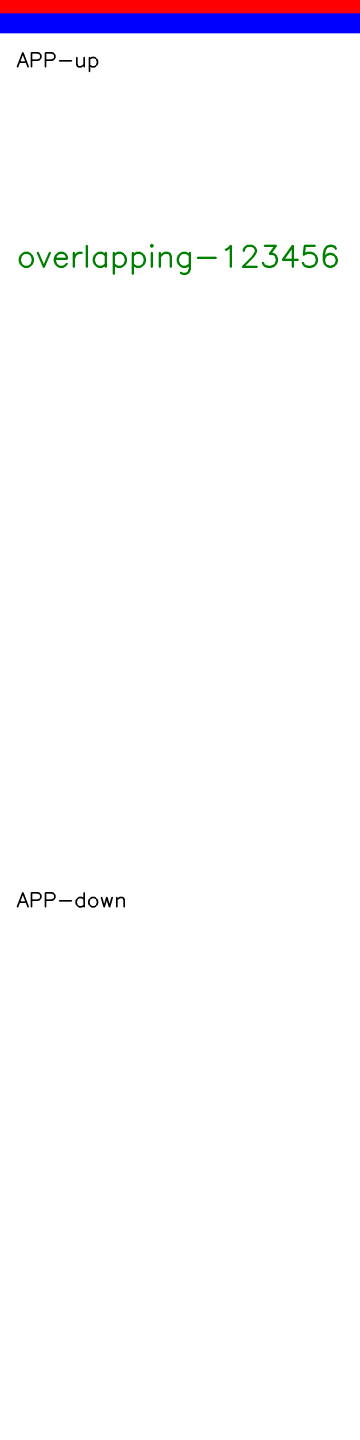
#> input picture ut/merged_img.png, 1080 x 4320 px (shown at 1/3 size); its folder holds only this picture in this run
$ python -i image_hash_comparison.py   (imports and definitions only)
#> lines starting #> are read from the running program, lines starting #| are printed output that depends on the picture
#> further down, picture is the input picture: shape (4320, 1080, 3); mean B, G, R 251.4, 248.3, 250.2
import cv2
import numpy as np

def binary_to_hex(binary_str):
    """将二进制字符串转换为十六进制字符串
    >>> binary_to_hex('0000')
    '0'
    >>> binary_to_hex('1111')
    'F'
    >>> binary_to_hex('10101010')
    'AA'
    >>> binary_to_hex('00001111')
    '0F'
    >>> binary_to_hex('11110000')
    'F0'
    >>> binary_to_hex('01010101')
    '55'
    >>> binary_to_hex('10000000')
    '80'
    >>> binary_to_hex('00000001')
    '01'
    >>> binary_to_hex('11111111')
    'FF'
    >>> binary_to_hex('00000000')
    '00'
    """
    # 确保二进制字符串长度是4的倍数
    pad_length = (4 - len(binary_str) % 4) % 4
    binary_str += "0" * pad_length
    hex_str = ""
    for i in range(0, len(binary_str), 4):
        hex_str += format(int(binary_str[i : i + 4], 2), "x")
    return hex_str.upper()


def compute_noise_robust_hash(img, block_size=8, hash_size=16):
    """
    计算对JPEG噪声鲁棒的图像哈希值
    同一图像的不同JPEG压缩版本将生成相似的哈希
    >>> get_hash('1750984821.5956340.8464') == get_hash('1750985101.8147630.9073')
    True
    >>> get_hash('1750984852.1473000.3871') == get_hash('1750985101.8147630.9073')
    False
    >>> get_hash('1750984852.1473000.3871') == get_hash('1750985110.3414990.7427')
    True
    >>> get_hash('/2025-09-28/1759064048.2266470.8613.png') == get_hash('/2025-10-07/1759832531.5021150.5943.jpg')
    False
    >>> get_hash('/2025-09-28/1759064071.3923230.5161.jpg') == get_hash('/2025-10-07/1759832531.5021150.5943.jpg')
    False
    >>> get_hash('/2025-09-28/1759064071.3923230.5161.jpg') == get_hash('/2025-09-28/1759064048.2266470.8613.png')
    False
    >>> get_hash('/2025-09-28/1759064048.2266470.8613.png') == get_hash('/2025-09-28/1759064048.2266470.8613.png')
    True
    >>> get_hash('/2025-09-28/1759064048.2266470.8613.jpg') == get_hash('/2025-09-28/1759064048.2266470.8613.jpg')
    True
    """
#> called with block_size = 8, hash_size = 16
    try:
        # 转为灰度图
        gray = cv2.cvtColor(img, cv2.COLOR_BGR2GRAY)
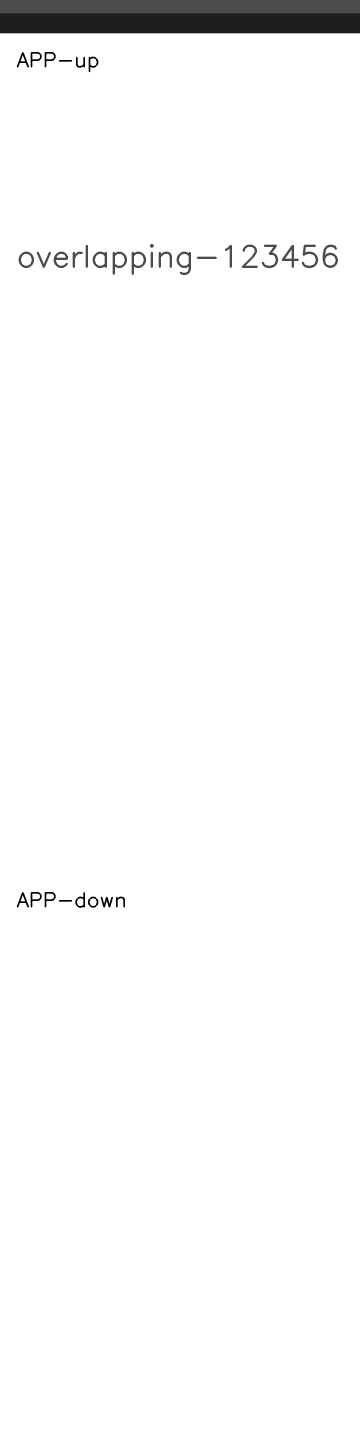
#> gray: shape (4320, 1080) (shown at 1/3 size); min 0, max 255, mean 249.2

        # 中值滤波去除椒盐噪声
        gray = cv2.medianBlur(gray, 3)

        # 调整亮度和对比度，减少JPEG压缩带来的差异
        gray = cv2.normalize(gray, None, 0, 255, cv2.NORM_MINMAX)

        # 缩放图像到固定大小
        img_size = hash_size * block_size
        resized = cv2.resize(gray, (img_size, img_size), interpolation=cv2.INTER_AREA)
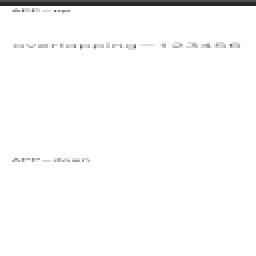
#> resized: shape (128, 128) (shown 2 times larger); min 37, max 255, mean 249.2

        # 分块计算中位数
        blocks = []
        for i in range(hash_size):
            row = []
            for j in range(hash_size):
                block = resized[
                    i * block_size : (i + 1) * block_size,
                    j * block_size : (j + 1) * block_size,
                ]
                median = np.median(block)
                row.append(median)
            blocks.append(row)
#> after the loop, blocks = 16 items

        # 生成二值哈希 - 使用相对阈值（与右侧和下方块比较）
        bits = []
        for i in range(hash_size):
            for j in range(hash_size):
                # 获取当前块的中位数
                current = blocks[i][j]

                # 计算参考值：右侧和下方块的平均（处理边界情况）
                neighbors = []
                if j < hash_size - 1:
                    neighbors.append(blocks[i][j + 1])
                if i < hash_size - 1:
                    neighbors.append(blocks[i + 1][j])

                # 如果没有邻居（只有一个块的情况），使用全局中位数作为备选
                if not neighbors:
                    global_median = np.median(np.array(blocks).flatten())
                    ref_value = global_median
                else:
                    ref_value = np.mean(neighbors)

                # 加入微小epsilon避免等于的情况
                epsilon = 1e-6
                bits.append(1 if current > ref_value + epsilon else 0)
#> after the loop, bits = 256 values, max 1 at index 0, min 0 at index 1, mean 0.00391

        return binary_to_hex("".join([str(bit) for bit in bits]))

    except Exception as e:
        print(f"计算哈希时出错: {e}")
        return None


def compute_noise_robust_hash_fpath(fpath):
    return compute_noise_robust_hash(cv2.imread(fpath))

# [13 lines not run here, left out]

>>> import cv2
>>> picture = cv2.imread('ut/merged_img.png')
>>> result = compute_noise_robust_hash(picture)

$ run again, on ut/test_down.png
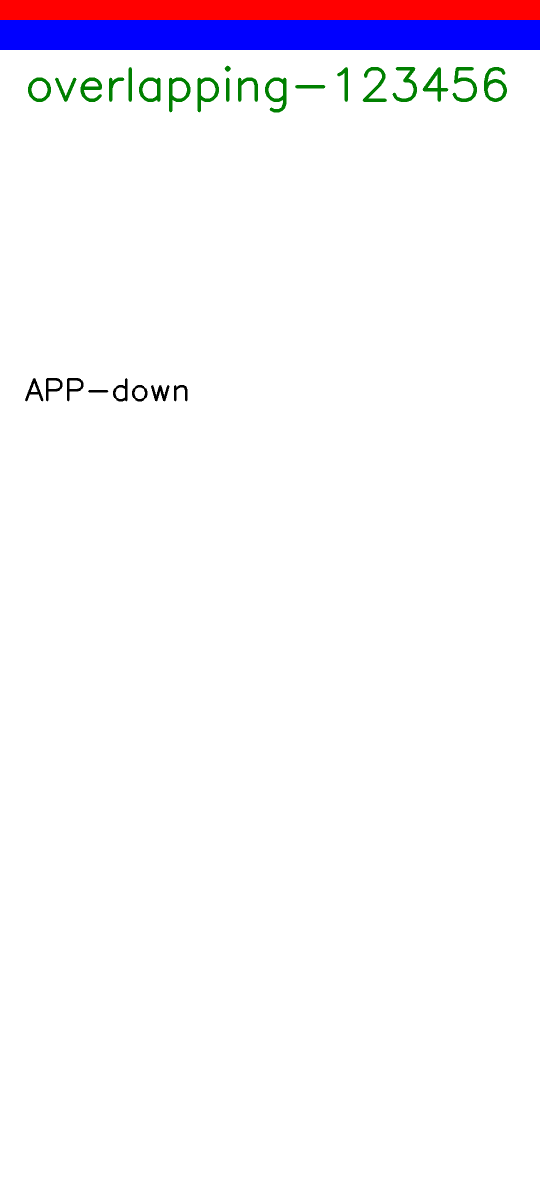
#> input picture ut/test_down.png, 1080 x 2400 px (shown at 1/2 size)
#> picture is the input picture: shape (2400, 1080, 3); mean B, G, R 248.8, 243.2, 246.7
#> in compute_noise_robust_hash, `gray = cv2.cvtColor(img, cv2.COLOR_BGR2GRAY)`:
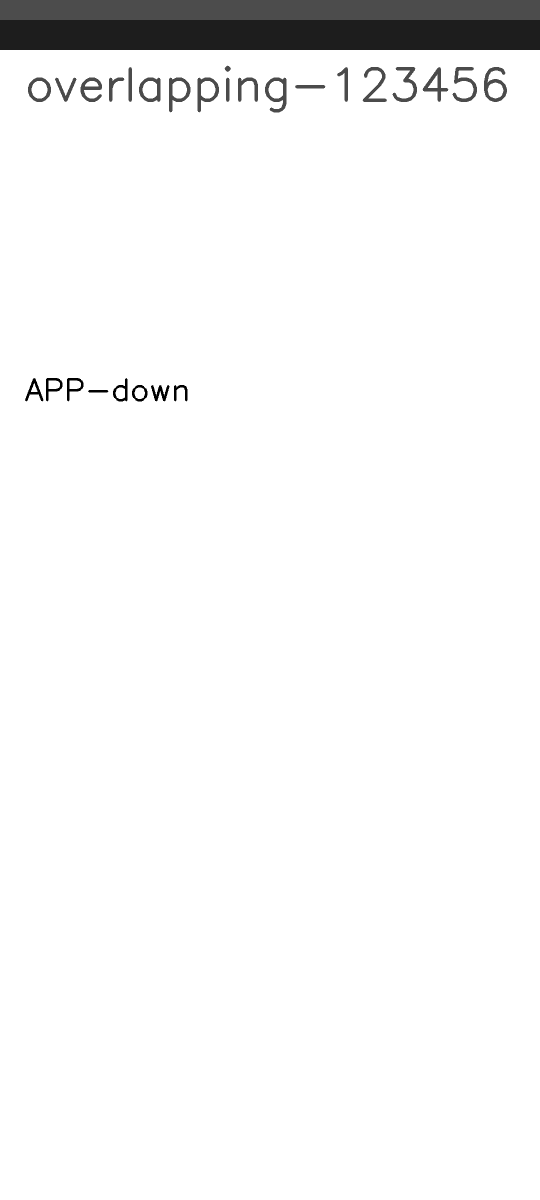
#> gray: shape (2400, 1080) (shown at 1/2 size); min 0, max 255, mean 244.9
#> in compute_noise_robust_hash, `resized = cv2.resize(gray, (img_size, img_size), interpolation=cv2.INT..`:
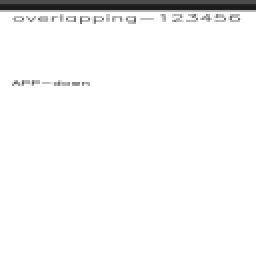
#> resized: shape (128, 128) (shown 2 times larger); min 29, max 255, mean 244.9
#> after the loop in compute_noise_robust_hash, `for i in range(hash_size):`: blocks = 16 items
#> after the loop in compute_noise_robust_hash, `for i in range(hash_size):`: bits = 256 values from 0 to 0

$ run again, on ut/test_up.png
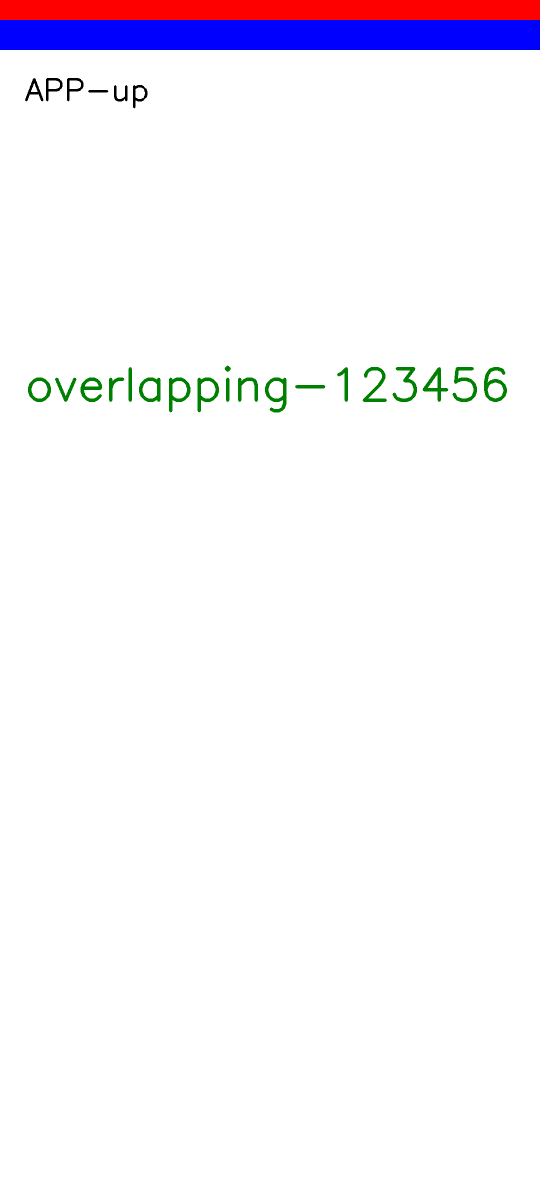
#> input picture ut/test_up.png, 1080 x 2400 px (shown at 1/2 size)
#> picture is the input picture: shape (2400, 1080, 3); mean B, G, R 248.9, 243.3, 246.8
#> in compute_noise_robust_hash, `gray = cv2.cvtColor(img, cv2.COLOR_BGR2GRAY)`:
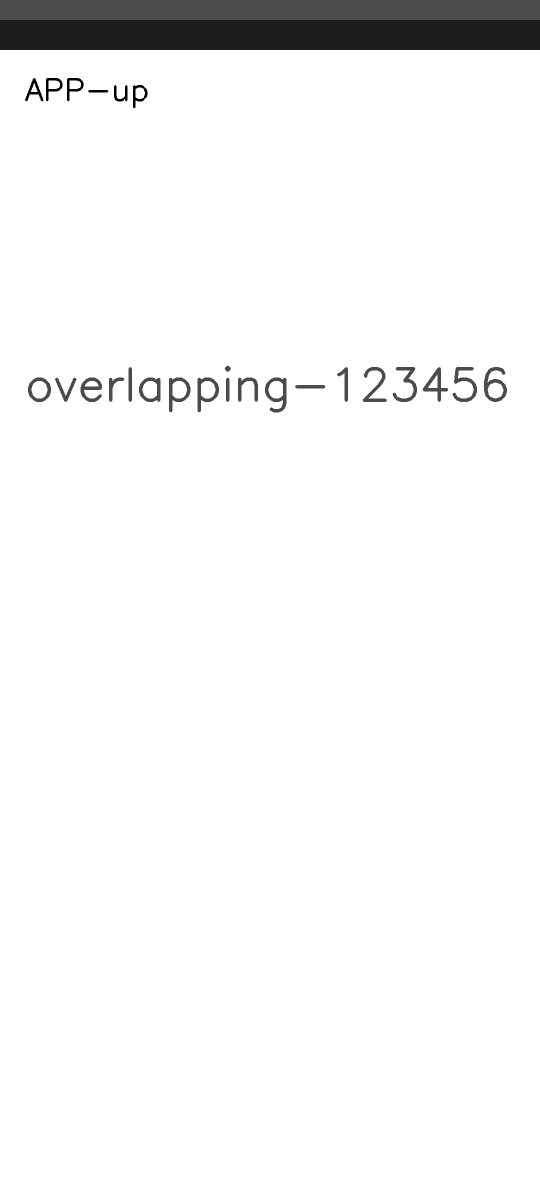
#> gray: shape (2400, 1080) (shown at 1/2 size); min 0, max 255, mean 245
#> in compute_noise_robust_hash, `resized = cv2.resize(gray, (img_size, img_size), interpolation=cv2.INT..`:
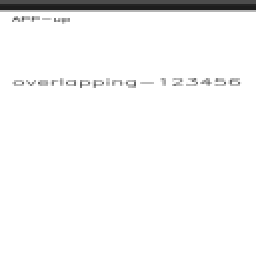
#> resized: shape (128, 128) (shown 2 times larger); min 29, max 255, mean 245
#> after the loop in compute_noise_robust_hash, `for i in range(hash_size):`: blocks = 16 items
#> after the loop in compute_noise_robust_hash, `for i in range(hash_size):`: bits = 256 values from 0 to 0
